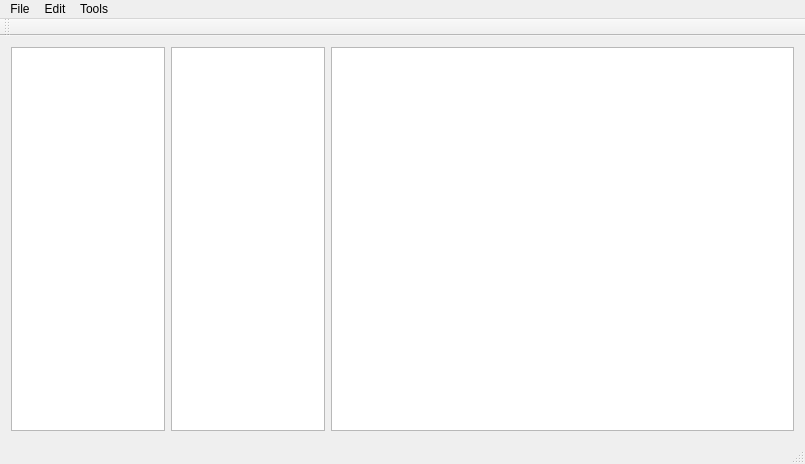
<?xml version="1.0" encoding="UTF-8"?>
<ui version="4.0">
 <class>MainWindow</class>
 <widget class="QMainWindow" name="MainWindow">
  <property name="geometry">
   <rect>
    <x>0</x>
    <y>0</y>
    <width>805</width>
    <height>464</height>
   </rect>
  </property>
  <property name="sizePolicy">
   <sizepolicy hsizetype="Expanding" vsizetype="Expanding">
    <horstretch>0</horstretch>
    <verstretch>0</verstretch>
   </sizepolicy>
  </property>
  <property name="windowTitle">
   <string>MainWindow</string>
  </property>
  <widget class="QWidget" name="centralWidget">
   <property name="sizePolicy">
    <sizepolicy hsizetype="Preferred" vsizetype="Preferred">
     <horstretch>0</horstretch>
     <verstretch>0</verstretch>
    </sizepolicy>
   </property>
   <property name="maximumSize">
    <size>
     <width>16777215</width>
     <height>16777215</height>
    </size>
   </property>
   <layout class="QVBoxLayout" name="verticalLayout_3">
    <item>
     <layout class="QVBoxLayout" name="verticalLayout">
      <property name="sizeConstraint">
       <enum>QLayout::SetNoConstraint</enum>
      </property>
      <item>
       <layout class="QHBoxLayout" name="horizontalLayout" stretch="0,1,3">
        <property name="sizeConstraint">
         <enum>QLayout::SetNoConstraint</enum>
        </property>
        <item>
         <widget class="QTreeView" name="sidebar">
          <property name="sizePolicy">
           <sizepolicy hsizetype="Preferred" vsizetype="Preferred">
            <horstretch>1</horstretch>
            <verstretch>0</verstretch>
           </sizepolicy>
          </property>
          <attribute name="headerVisible">
           <bool>false</bool>
          </attribute>
         </widget>
        </item>
        <item>
         <widget class="QListView" name="noteList">
          <property name="sizePolicy">
           <sizepolicy hsizetype="Preferred" vsizetype="Preferred">
            <horstretch>1</horstretch>
            <verstretch>0</verstretch>
           </sizepolicy>
          </property>
         </widget>
        </item>
        <item>
         <widget class="QTextEdit" name="noteEditor">
          <property name="sizePolicy">
           <sizepolicy hsizetype="Preferred" vsizetype="Preferred">
            <horstretch>0</horstretch>
            <verstretch>0</verstretch>
           </sizepolicy>
          </property>
         </widget>
        </item>
       </layout>
      </item>
     </layout>
    </item>
   </layout>
  </widget>
  <widget class="QMenuBar" name="menuBar">
   <property name="geometry">
    <rect>
     <x>0</x>
     <y>0</y>
     <width>805</width>
     <height>25</height>
    </rect>
   </property>
   <widget class="QMenu" name="menuFile">
    <property name="title">
     <string>File</string>
    </property>
    <addaction name="actionNew_Note"/>
    <addaction name="actionNew_Notebook"/>
    <addaction name="actionNew_tag"/>
    <addaction name="separator"/>
    <addaction name="actionSign_out"/>
   </widget>
   <widget class="QMenu" name="menuEdit">
    <property name="title">
     <string>Edit</string>
    </property>
    <addaction name="actionUndo"/>
    <addaction name="actionRedo"/>
    <addaction name="separator"/>
    <addaction name="actionCut"/>
    <addaction name="actionCopy"/>
    <addaction name="actionPaste"/>
    <addaction name="separator"/>
    <addaction name="actionDelete_all"/>
    <addaction name="actionSelect_all"/>
   </widget>
   <widget class="QMenu" name="menuTools">
    <property name="title">
     <string>Tools</string>
    </property>
    <addaction name="actionSync"/>
   </widget>
   <addaction name="menuFile"/>
   <addaction name="menuEdit"/>
   <addaction name="menuTools"/>
  </widget>
  <widget class="QToolBar" name="mainToolBar">
   <attribute name="toolBarArea">
    <enum>TopToolBarArea</enum>
   </attribute>
   <attribute name="toolBarBreak">
    <bool>false</bool>
   </attribute>
  </widget>
  <widget class="QStatusBar" name="statusBar"/>
  <action name="actionNew_Note">
   <property name="text">
    <string>New Note</string>
   </property>
  </action>
  <action name="actionNew_Notebook">
   <property name="text">
    <string>New Notebook</string>
   </property>
  </action>
  <action name="actionNew_tag">
   <property name="text">
    <string>New tag</string>
   </property>
  </action>
  <action name="actionUndo">
   <property name="text">
    <string>Undo</string>
   </property>
  </action>
  <action name="actionRedo">
   <property name="text">
    <string>Redo</string>
   </property>
  </action>
  <action name="actionCut">
   <property name="text">
    <string>Cut</string>
   </property>
  </action>
  <action name="actionCopy">
   <property name="text">
    <string>Copy</string>
   </property>
  </action>
  <action name="actionPaste">
   <property name="text">
    <string>Paste</string>
   </property>
  </action>
  <action name="actionDelete_all">
   <property name="text">
    <string>Delete all</string>
   </property>
  </action>
  <action name="actionSelect_all">
   <property name="text">
    <string>Select all</string>
   </property>
  </action>
  <action name="actionSync">
   <property name="text">
    <string>Sync</string>
   </property>
  </action>
  <action name="actionSign_out">
   <property name="text">
    <string>Sign out</string>
   </property>
  </action>
 </widget>
 <layoutdefault spacing="6" margin="11"/>
 <resources/>
 <connections/>
</ui>
